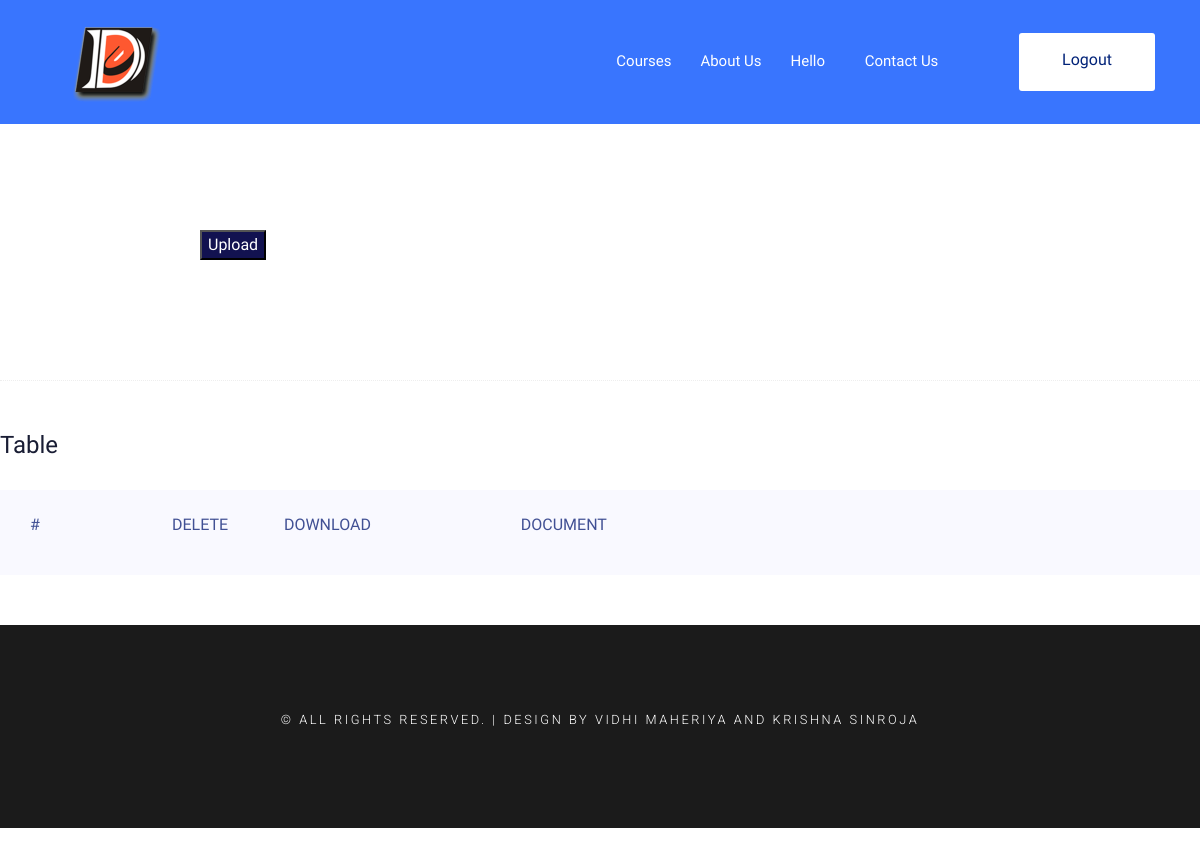
Before: /documents/display (signed in) with the older database file.
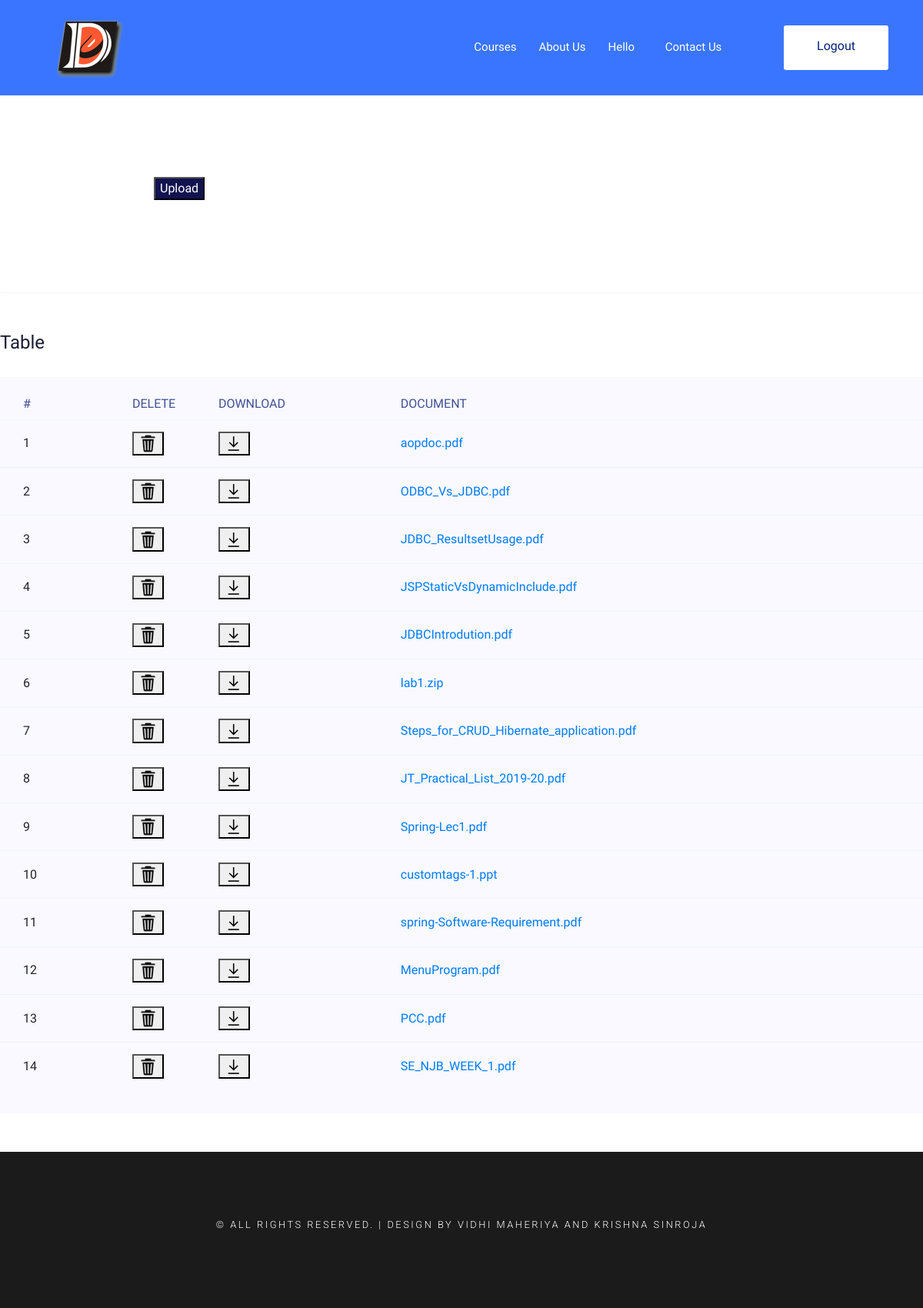
After: the same page with the newer database file.
### documents/models.py (models this page shows)
class Document(models.Model):
    document = models.FileField()
    date = models.DateTimeField(auto_now=True)

### documents/views.py (the view)
# urls.py: path('display',views.display_docs,name="display"),
@login_required
def display_docs(request):
    docs = Document.objects.filter(date__lte=timezone.now()).order_by('-date')
    return render(request, 'documents.html', {'docs' : docs})

### templates/documents.html (shortened to what this page needs)
{% extends "base.html" %}
{% block content %}
{% load static %}
{% if user.is_staff %}
<form method="POST" enctype="multipart/form-data" action="upload_document">
    <button type="submit"
        style="background-color: #121250; color:rgb(255, 255, 255); margin-left:200px; margin-top: 80px; margin-bottom:20px ">
        Upload</button>
</form>
{% endif %}
<form method="POST" enctype="multipart/form-data">
    <div class="section-top-border" style="margin-top: 100px;">
        <h3 class="mb-30">Table</h3>
        <div class="progress-table-wrap">
            <div class="progress-table">
                <div class="table-head">
                    <div class="serial">#</div>
                    {% if user.is_staff %}
                    <div class="serial">Delete</div>
                    {% endif %}
                    <div class="visit">Download</div>
                    <div class="country">Document</div>
                </div>
                {% for doc in docs %}
                <div class="table-row">
                    <div class="serial">{{doc.pk}}</div>
                    {% if user.is_staff %}
                    <div class="serial">
                    <form method="POST" action="delete">
                        <button type="submit"><img
                                    src="{%static 'images/delete.png' %}" alt="delete"
                                    style="width: 25px; height: 25px; "></button></form> </div>
                    {% endif %}
                    <div class="visit"><a href="{{doc.document.url}}" download><button type="button"><img
                                src="{%static 'images/download.png' %}" style="width: 25px; height: 25px;"></button>
                        </a></div>
                    <div class="country"><a href="{{doc.document.url}}">{{doc.document}}</a> </div>
                </div>
                {% endfor %}
            </div>
        </div>
</form>
{% endblock %}

### templates/base.html (shortened to what this page needs)
<!DOCTYPE html>
<html>
<head>
    {% load static %}
    <link href="{% static 'css/default.css' %}" rel="stylesheet" type="text/css" media="all" />
    <link href="{% static 'css/fonts.css' %}" rel="stylesheet" type="text/css" media="all" />
    <link rel="stylesheet" href="{% static 'css/bootstrap.min.css' %}">
    <link rel="stylesheet" href="{% static 'css/owl.carousel.min.css'%}">
    <link rel="stylesheet" href="{% static 'css/magnific-popup.css'%}">
    <link rel="stylesheet" href="{% static 'css/font-awesome.min.css'%}">
    <link rel="stylesheet" href="{% static 'css/themify-icons.css'%}">
    <link rel="stylesheet" href="{% static 'css/nice-select.css'%}">
    <link rel="stylesheet" href="{% static 'css/flaticon.css'%}">
    <link rel="stylesheet" href="{% static 'css/gijgo.css'%}">
    <link rel="stylesheet" href="{% static 'css/animate.css'%}">
    <link rel="stylesheet" href="{% static 'css/slicknav.css'%}">
    <link rel="stylesheet" href="{% static 'css/style.css'%}">
</head>
<body>
    <header>
        <div class="header-area ">
            <div id="sticky-header" class="main-header-area">
                <div class="container">
                    <div class="row align-items-center">
                        <div class="col-xl-3 col-lg-3">
                            <div class="logo-img">
                                <a href="http://www.ddu.ac.in">
                                    <img src="{% static 'images/ddu.png'%}" alt="DDU">
                                </a>
                            </div>
                        </div>
                        <div class="col-xl-9 col-lg-9">
                            <div class="menu_wrap d-none d-lg-block">
                                <div class="menu_wrap_inner d-flex align-items-center justify-content-end">
                                    <div class="main-menu">
                                        <nav>
                                            <ul id="navigation">
                                                <li><a href="courses">Courses</a></li>
                                                <li><a href="aboutus">About Us</a></li>
                                                <li><a href="#">Hello {{user.first_name}}<i
                                                            class="ti-angle-down"></i></a>
                                                </li>
                                                <li><a href="#">Contact Us <i class="ti-angle-down"></i></a>
                                                </li>
                                            </ul>
                                        </nav>
                                    </div>
                                    <div class="book_room">
                                        <div class="book_btn">
                                            {% if user.is_staff %}
                                            <li><a href="facultylogout">Logout</a></li>
                                            {% else %}
                                            <li><a href="studentlogout">Logout</a></li>
                                            {% endif %}
                                        </div>
                                    </div>
                                </div>
                            </div>
                        </div>
                        <div class="col-12">
                        </div>
                    </div>
                </div>
            </div>
        </div>
    </header>
    <div>
        {% block content %}
        {% endblock %}
    </div>
        <div id="copyright" class="copy_right text-center">
            <p>&copy; All rights reserved. | Design by Vidhi Maheriya and Krishna Sinroja</p>
        </div>
</body>

### static/css/default.css (style rules this page uses)
html, body { height: 100%; }
body { margin: 0px; padding: 0px; font-family: 'Chivo', sans-serif; font-size: 12pt; font-weight: 300; color: #363636; }
h1, h2, h3 { margin: 0; padding: 0; }
p, ol, ul { margin-top: 0px; }
p { line-height: 190%; color:black; }
a { color: #171717; }
a img { border: none; }
.container { width: 1200px; margin: 0px auto; }
#copyright { overflow: hidden; padding: 5em 0em; text-align: center; background-color: rgb(27, 27, 27); }
#copyright p { letter-spacing: 0.20em; text-align: center; text-transform: uppercase; font-size: 0.80em; color: white }

Changed rows visible on the page:
added Document: pk "1", document "aopdoc.pdf"
added Document: pk "2", document "ODBC_Vs_JDBC.pdf"
added Document: pk "3", document "JDBC_ResultsetUsage.pdf"
added Document: pk "4", document "JSPStaticVsDynamicInclude.pdf"
added Document: pk "5", document "JDBCIntrodution.pdf"
added Document: pk "6", document "lab1.zip"
added Document: pk "7", document "Steps_for_CRUD_Hibernate_application.pdf"
added Document: pk "8", document "JT_Practical_List_2019-20.pdf"
added Document: pk "9", document "Spring-Lec1.pdf"
added Document: pk "10", document "customtags-1.ppt"
added Document: pk "11", document "spring-Software-Requirement.pdf"
added Document: pk "12", document "MenuProgram.pdf"
added Document: pk "13", document "PCC.pdf"
added Document: pk "14", document "SE_NJB_WEEK_1.pdf"
